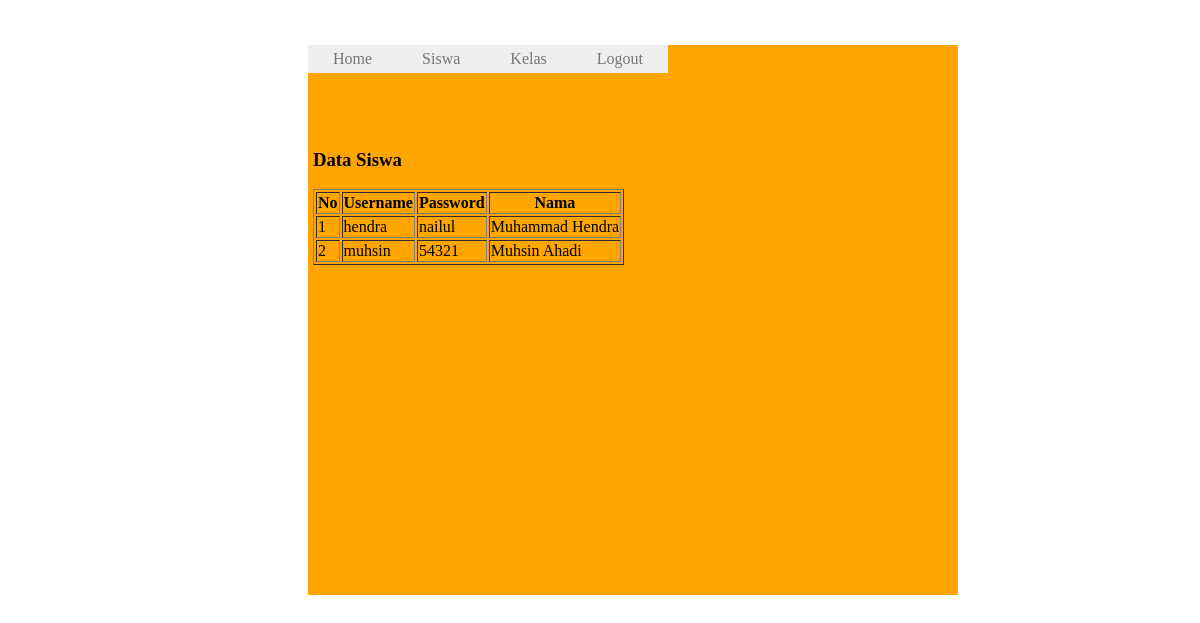
The app's page /admin/lihat_siswa.php (signed in) with its own data.
### tables this page shows
CREATE TABLE `siswa` (
  `username` varchar(10) NOT NULL,
  `password` varchar(10) NOT NULL,
  `nama` varchar(20) NOT NULL
);

### admin/lihat_siswa.php (the view, shortened to what this page needs)
<!DOCTYPE html>
<html>
  <head>
    <link rel="stylesheet" type="text/css" href="style.css">
  </head>
  <body>
<div id="container">
	<nav>
		<ul>
			<li><a href="home.php">Home</a></li>
			<li><a href="#">Siswa</a>
			 <li><a href="#">Kelas</a>
			<li><a href="logout.php">Logout</a></li>
			</ul>
		</nav>
		<div id="isi">
		<h3>Data Siswa</h3>
		<table border="1" class="table">
			<tr>
				<th>No</th>
				<th>Username</th>
				<th>Password</th>
				<th>Nama</th>
			</tr>
					<?php
					include "koneksi.php";
					$query_mysql = mysqli_query($koneksi,"SELECT * FROM siswa");
					$nomor = 1;
					while($data = mysqli_fetch_array($query_mysql)){
					?>
					<tr>
						<td><?php echo $nomor++; ?></td>
						<td><?php echo $data['username']; ?></td>
						<td><?php echo $data['password']; ?></td>
						<td><?php echo $data['nama']; ?></td>
					</tr>
					<?php } ?>
				</table>
			</div>
		</div>
	</body>
</html>

### admin/style.css (style rules this page uses)
#container { width : 650px; height: 550px; background-color: orange; margin-left: 300px; margin-top: 45px; }
#isi { padding: 5px; }
nav ul { background: #efefef; padding: 0; margin-top: 0px; list-style: none; position: relative; display: inline-table; }
nav ul:after { content: ""; clear: both; display: block; }
nav ul li { float: left; }
nav ul li a { display: block; padding: 5px 25px; color: #757575; text-decoration: none; }

### records on screen
siswa: username "hendra", password "nailul", nama "Muhammad Hendra"
siswa: username "muhsin", password "54321", nama "Muhsin Ahadi"
